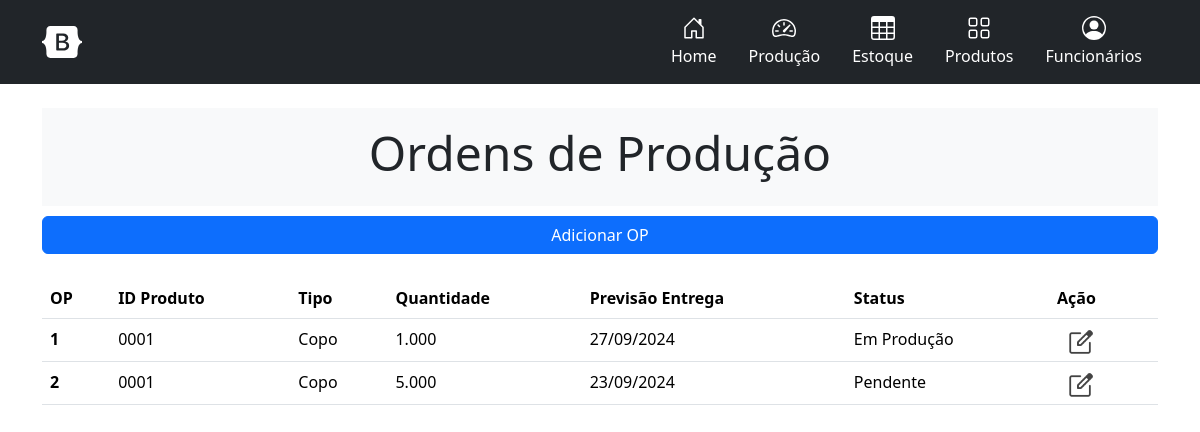
The app's page /producao/list_ordens, older data.
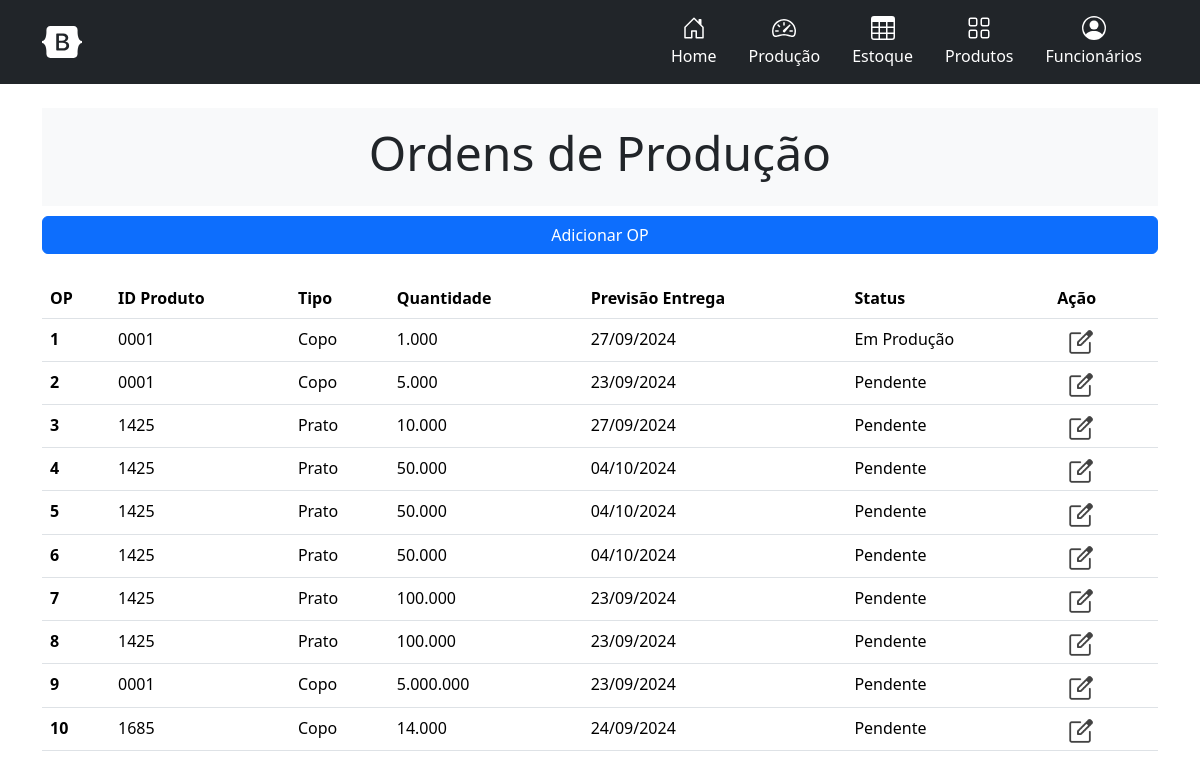
The same page, newer data.
### producao/models.py (models this page shows, shortened)
class OrdemProducao(models.Model):
    STATUS_CHOICES = [
        ('pendente', 'Pendente'),
        ('em_producao', 'Em Produção'),
        ('finalizada', 'Finalizada'),
    ]
    produto = models.ForeignKey(Produto, on_delete=models.CASCADE)
    quantidade = models.IntegerField()
    data_criacao = models.DateTimeField(auto_now_add=True)
    data_previsao = models.DateField()
    status = models.CharField(max_length=20, choices=STATUS_CHOICES, default='pendente')
    class Meta:
        verbose_name_plural = 'ordens_de_producao'

### cadastro/models.py (models this page shows, shortened)
class Produto(models.Model):
    nome = models.CharField(max_length=255)
    codigo = models.CharField(max_length=50, unique=True)
    descricao = models.TextField(blank=True)
    material = models.CharField(max_length=100)
    peso = models.DecimalField(max_digits=10, decimal_places=2)
    volume = models.DecimalField(max_digits=10, decimal_places=2)
    cor = models.CharField(max_length=50)

### producao/views.py (the view)
# urls.py: path('list_ordens', views.list_ordem_producao, name='list_ordens'),
def list_ordem_producao(request):
    ordens_producao = OrdemProducao.objects.order_by('data_criacao')
    context = {'ordens_producao' : ordens_producao}
    return render(request, 'producao/list-ordem-producao.html', context)

### producao/templates/producao/list-ordem-producao.html (shortened to what this page needs)
{% extends "core/base.html" %}
{% load static %}
{% load humanize %}
{% block header %}
    <div class="py-3 bg-light text-center">
        <h2 class="display-5">Ordens de Produção</h2>
    </div>
{% endblock header %}
{% block content %}
{% block buttons %}
  <div class="d-grid gap-2" style="margin-top: 10px;">
      <a class="btn btn-primary" href="{% url 'new_ordem'%}" role="button">Adicionar OP</a>
  </div>
{% endblock buttons %}
    <table class="table table-hover">
        <thead >
          <tr>
            <th scope="col">OP</th>
            <th scope="col">ID Produto</th>
            <th scope="col">Tipo</th>
            <th scope="col">Quantidade</th>
            <th scope="col">Previsão Entrega</th>
            <th scope="col">Status</th>
            <th scope="col">Ação</th>
          </tr>
        </thead>
        <tbody class="table table-hover">
        {% for ordem_producao in ordens_producao %}
          <tr style="cursor: pointer;" onclick="window.location.href='{% url 'ordem_producao' ordem_producao.id  %}'">
            <th scope="row">{{ ordem_producao.id }}</th>
            <td>{{ ordem_producao.produto.codigo }}</td>
            <td>{{ ordem_producao.produto.nome }}</td>
            <td>{{ ordem_producao.quantidade|intcomma }}</td>
            <td>{{ ordem_producao.data_previsao | date:'d/m/Y'}}</td>
            <td>{{ ordem_producao.get_status_display }}</td>
            <td><a href="{% url 'novo_produto' %}"><img src="{% static 'core/icon-apontamento.png' %}" style="width: 30px; margin-bottom: -5px;"></a></td>
          </tr>
        {% empty %}
          Não há ordens para visualizar
        {% endfor %}
        </tbody>
      </table>
{% endblock content %}

### core/templates/core/base.html (shortened to what this page needs)
{% load django_bootstrap5 %}
<!DOCTYPE html>
<html lang="pt-br">
    <head>
        {% bootstrap_css %}
        {% load static %}
    </head>
    <body>
        <main>
          <header>
            <div class="px-3 py-2 bg-dark text-white">
              <div class="container">
                <div class="d-flex flex-wrap align-items-center justify-content-center justify-content-lg-start">
                  <a href="/" class="d-flex align-items-center my-2 my-lg-0 me-lg-auto text-white text-decoration-none">
                    <svg class="bi me-2" width="40" height="32" role="img" aria-label="Bootstrap" fill="white"><use xlink:href="#bootstrap"/></svg>
                  </a>
                  <ul class="nav col-12 col-lg-auto my-2 justify-content-center my-md-0 text-small">
                    <li>
                      <a href="{% url 'index'%}" class="nav-link text-secondary" style="color: white !important;">
                        <svg class="bi d-block mx-auto mb-1" width="24" height="24" fill="white"><use xlink:href="#home"/></svg>
                        Home
                      </a>
                    </li>
                    <li>
                        <a href="{% url 'list_ordens' %}" class="nav-link text-white">
                        <svg class="bi d-block mx-auto mb-1" width="24" height="24" fill="white"><use xlink:href="#speedometer2"/></svg>
                        Produção
                      </a>
                    </li>
                    <li>
                      <a href="#" class="nav-link text-white">
                        <svg class="bi d-block mx-auto mb-1" width="24" height="24" fill="white"><use xlink:href="#table"/></svg>
                        Estoque
                      </a>
                    </li>
                    <li>
                      <a href="{% url 'list_produtos' %}" class="nav-link text-white">
                        <svg class="bi d-block mx-auto mb-1" width="24" height="24" fill="white"><use xlink:href="#grid"/></svg>
                        Produtos
                      </a>
                    </li>
                    <li>
                      <a href="#" class="nav-link text-white">
                        <svg class="bi d-block mx-auto mb-1" width="24" height="24" fill="white"><use xlink:href="#people-circle"/></svg>
                        Funcionários
                      </a>
                    </li>
                  </ul>
                </div>
              </div>
            </div>
          </header>
        </main>
        <div class="container">
            <div>{% block header %}{% endblock header %}</div>
            <div>{% block content %} {% endblock content %}</div>
        </div>
    </body>
</html>

Row changes from the older to the newer data that the page shows:
added OrdemProducao: id "3", produto.codigo "1425", produto.nome "Prato", quantidade "10.000", data_previsao "27/09/2024", status "Pendente"
added OrdemProducao: id "4", produto.codigo "1425", produto.nome "Prato", quantidade "50.000", data_previsao "04/10/2024", status "Pendente"
added OrdemProducao: id "5", produto.codigo "1425", produto.nome "Prato", quantidade "50.000", data_previsao "04/10/2024", status "Pendente"
added OrdemProducao: id "6", produto.codigo "1425", produto.nome "Prato", quantidade "50.000", data_previsao "04/10/2024", status "Pendente"
added OrdemProducao: id "7", produto.codigo "1425", produto.nome "Prato", quantidade "100.000", data_previsao "23/09/2024", status "Pendente"
added OrdemProducao: id "8", produto.codigo "1425", produto.nome "Prato", quantidade "100.000", data_previsao "23/09/2024", status "Pendente"
added OrdemProducao: id "9", produto.codigo "0001", produto.nome "Copo", quantidade "5.000.000", data_previsao "23/09/2024", status "Pendente"
added OrdemProducao: id "10", produto.codigo "1685", produto.nome "Copo", quantidade "14.000", data_previsao "24/09/2024", status "Pendente"
